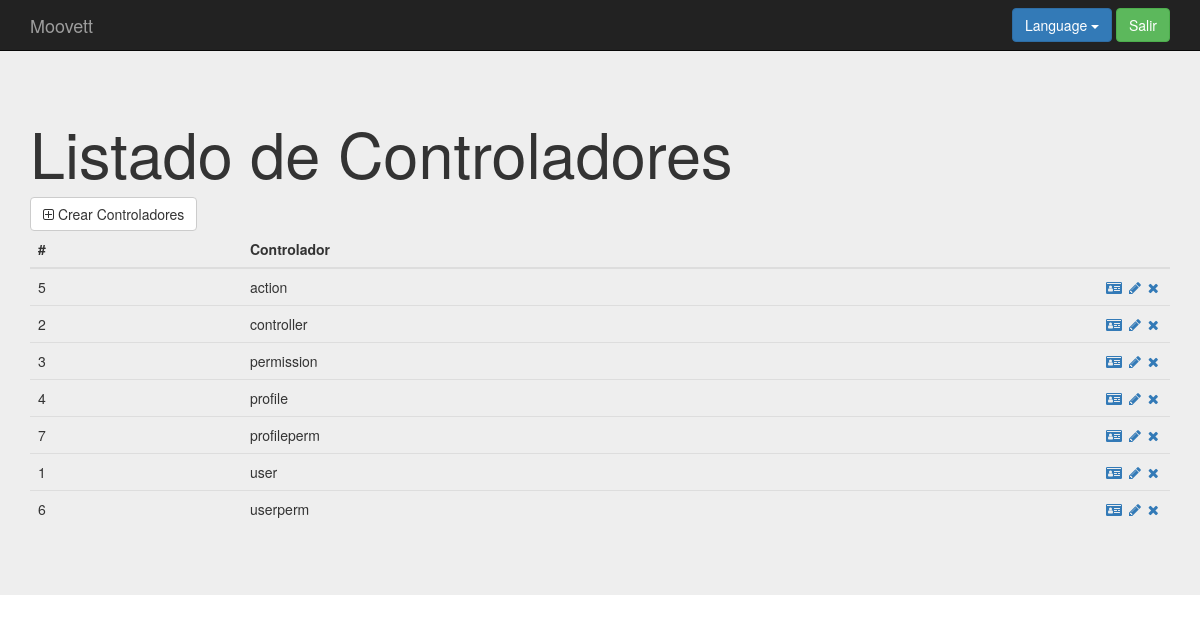
Screenshot of /index.php?controller=controller&action=show (signed in) with the database file from the repository.
### tables this page shows
CREATE TABLE `controller` (
`id` int(11) NOT NULL,
  `controllername` varchar(25) NOT NULL
);

### core/ViewManager.php (called while the page is built, shortened)
<?php
class ViewManager {
    private $variables = array();
    public function setVariable($varname, $value, $flash=false) {
        $this->variables[$varname] = $value;
    }
    public function getVariable($varname, $default=NULL) {
        if (!isset($this->variables[$varname])) {
            return $default;
        }
        return $this->variables[$varname];
    }
    public function render($controller, $viewname) {
        include(__DIR__."/../Views/$controller/$viewname.php");
    }
    private static $viewmanager_singleton = NULL;
    public static function getInstance() {
        if (self::$viewmanager_singleton == null) {
            self::$viewmanager_singleton = new ViewManager();
        }
        return self::$viewmanager_singleton;
    }
}

### Controllers/CONTROLLER_Controller.php (called while the page is built, shortened)
<?php
require_once(__DIR__."/../core/ViewManager.php");
require_once(__DIR__."/../core/I18n.php");
require_once(__DIR__."/../Models/Controller.php");
require_once(__DIR__."/../Models/CONTROLLER_Model.php");
class CONTROLLER_Controller extends BaseController {
    private $controllerMapper;
    public function __construct() {
        $this->controllerMapper = new CONTROLLER_Model();
        $this->view->setLayout("default");
    }
    public function show(){
        $controllers = $this->controllerMapper->fetch_all();
        $this->view->setVariable("controllers", $controllers);
        $this->view->render("controller", "CONTROLLER_SHOW_Vista");
    }
}

### index.php (called while the page is built, shortened)
<?php
function run() {
    try{
        $controller = loadController($_GET["controller"]);
        $actionName = $_GET["action"];
        $controller->$actionName();
    } catch(Exception $ex) {
        die($ex->getMessage());
  }
}
function loadController($controllerName) {
    return new $controllerClassName();
}
run();
?>

### core/I18n.php (called while the page is built, shortened)
<?php
class I18n {
  private $messages;
  public function setLanguage($language) {
    $this->messages = $i18n_messages;
  }
  public function i18n($key) {
    if (isset($this->messages[$key])){
      return $this->messages[$key];
    }else{
      return $key;
    }
  }
  private static $i18n_singleton = null;
  public static function getInstance() {
    if (self::$i18n_singleton == NULL) {
      self::$i18n_singleton = new I18n();
    }
    return self::$i18n_singleton;
  }
}
function i18n($key) {
  return I18n::getInstance()->i18n($key);
}

### Models/Controller.php (called while the page is built, shortened)
<?php
class Controller {
    private $id;
    private $controllerName;
    public function __construct($id=NULL, $controllerName=NULL, $action=NULL) {
        $this->id = $id;
        $this->controllerName = $controllerName;
    }
    public function getID() {
        return $this->id;
    }
    public function getControllerName() {
        return $this->controllerName;
    }
}

### Models/CONTROLLER_Model.php (called while the page is built, shortened)
<?php
require_once(__DIR__."/../core/PDOConnection.php");
class CONTROLLER_Model {
    private $db;
    public function __construct() {
        $this->db = PDOConnection::getInstance();
    }
    public function fetch_all(){
        $sql = $this->db->prepare("SELECT * FROM controller ORDER BY controllername");
        $sql->execute();
        $controllers_db = $sql->fetchAll(PDO::FETCH_ASSOC);
        $controllers = array();
        foreach ($controllers_db as $controller) {
            array_push($controllers, new Controller($controller["id"], $controller["controllername"]));
        }
        return $controllers;
    }
}

### core/PDOConnection.php (called while the page is built)
<?php
class PDOConnection {
    private static $dbhost = "127.0.0.1";
    private static $dbname = "iu_web";
    private static $dbuser = "root";
    private static $dbpass = "iu";
    private static $db_singleton = null;
    public static function getInstance() {
        if (self::$db_singleton == null) {
            self::$db_singleton = new PDO(
                "mysql:host=".self::$dbhost.";dbname=".self::$dbname.";charset=utf8",
                self::$dbuser,
                self::$dbpass,
                array(
                    PDO::ATTR_EMULATE_PREPARES => false,
                    PDO::ATTR_ERRMODE => PDO::ERRMODE_EXCEPTION
                )
            );
        }
        return self::$db_singleton;
    }
}
?>

### Views/controller/CONTROLLER_SHOW_Vista.php (the view, shortened to what this page needs)
<?php
require_once(__DIR__."/../../core/ViewManager.php");
$view = ViewManager::getInstance();
$view->setVariable("title", "Manage Controllers");
$controllers = $view->getVariable("controllers");
?>
<div class="jumbotron">
    <div class="container">
        <h1><?= i18n("List of Controllers")?></h1>
	<a href="index.php?controller=controller&action=add" class="btn btn-default"><i class="fa fa-plus-square-o" aria-hidden="true"></i> <?= i18n("Create Controllers")?></a>
<table class="table">
      <thead>
        <tr>
          <th>#</th>
          <th><?= i18n("Controller") ?></th>
          <th style="width: 72px;"></th>
        </tr>
      </thead>
      <tbody>
	  <?php foreach($controllers as $controller){ ?>
          <tr>
	  <td><?php echo $controller->getID(); ?></td>
          <td><?php echo $controller->getControllerName(); ?></td>
          <td>
              <a href="index.php?controller=controller&action=showone&id=<?php echo $controller->getID();  ?>"><i class="fa fa-id-card" aria-hidden="true"></i></a>
              <a href="index.php?controller=controller&action=edit&id=<?php echo $controller->getID();  ?>"><i class="fa fa-pencil fa-fw" aria-hidden="true"></i></a>
              <a href="index.php?controller=controller&action=delete&id=<?php echo $controller->getID();  ?>" role="button" data-toggle="modal"><i class="fa fa-times" aria-hidden="true"></i></a>
          </td>
        </tr>
	<?php } ?>
      </tbody>
</table>
    </div>
</div>

### css/style.css (style rules this page uses)
body { padding-top: 50px; padding-bottom: 20px; }

### rows the page displays
controller: id "5", controllername "action"
controller: id "2", controllername "controller"
controller: id "3", controllername "permission"
controller: id "4", controllername "profile"
controller: id "7", controllername "profileperm"
controller: id "1", controllername "user"
controller: id "6", controllername "userperm"

### other values shown
i18n("Language") "Language"
i18n("Logout") "Salir"
i18n("List of Controllers") "Listado de Controladores"
i18n("Create Controllers") "Crear Controladores"
i18n("Controller") "Controlador"
